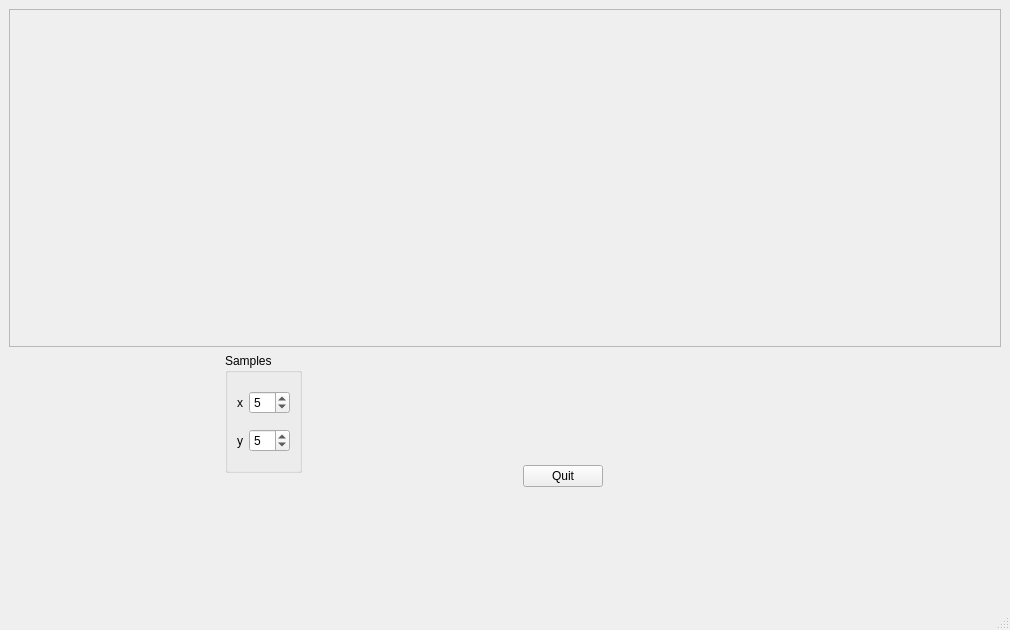
<?xml version="1.0" encoding="UTF-8"?>
<ui version="4.0">
 <class>InterpolationMainWindow</class>
 <widget class="QMainWindow" name="InterpolationMainWindow">
  <property name="geometry">
   <rect>
    <x>0</x>
    <y>0</y>
    <width>1010</width>
    <height>630</height>
   </rect>
  </property>
  <property name="sizePolicy">
   <sizepolicy hsizetype="Fixed" vsizetype="Fixed">
    <horstretch>0</horstretch>
    <verstretch>0</verstretch>
   </sizepolicy>
  </property>
  <property name="windowTitle">
   <string>MainWindow</string>
  </property>
  <widget class="QWidget" name="centralwidget">
   <layout class="QVBoxLayout" name="verticalLayout">
    <item>
     <widget class="QFrame" name="frame_4">
      <property name="minimumSize">
       <size>
        <width>0</width>
        <height>300</height>
       </size>
      </property>
      <property name="frameShape">
       <enum>QFrame::StyledPanel</enum>
      </property>
      <property name="frameShadow">
       <enum>QFrame::Raised</enum>
      </property>
      <layout class="QHBoxLayout" name="horizontalLayout_2">
       <item>
        <widget class="QFrame" name="frame1">
         <property name="sizePolicy">
          <sizepolicy hsizetype="Preferred" vsizetype="Preferred">
           <horstretch>0</horstretch>
           <verstretch>0</verstretch>
          </sizepolicy>
         </property>
         <property name="minimumSize">
          <size>
           <width>300</width>
           <height>300</height>
          </size>
         </property>
         <property name="frameShape">
          <enum>QFrame::NoFrame</enum>
         </property>
         <property name="frameShadow">
          <enum>QFrame::Raised</enum>
         </property>
         <property name="lineWidth">
          <number>1</number>
         </property>
         <layout class="QVBoxLayout" name="verticalLayout_2">
          <item>
           <widget class="QLabel" name="label1">
            <property name="sizePolicy">
             <sizepolicy hsizetype="Fixed" vsizetype="Fixed">
              <horstretch>0</horstretch>
              <verstretch>0</verstretch>
             </sizepolicy>
            </property>
            <property name="minimumSize">
             <size>
              <width>300</width>
              <height>300</height>
             </size>
            </property>
            <property name="text">
             <string/>
            </property>
           </widget>
          </item>
         </layout>
        </widget>
       </item>
       <item>
        <widget class="QFrame" name="frame2">
         <property name="sizePolicy">
          <sizepolicy hsizetype="Preferred" vsizetype="Preferred">
           <horstretch>0</horstretch>
           <verstretch>0</verstretch>
          </sizepolicy>
         </property>
         <property name="minimumSize">
          <size>
           <width>300</width>
           <height>300</height>
          </size>
         </property>
         <property name="frameShape">
          <enum>QFrame::NoFrame</enum>
         </property>
         <property name="frameShadow">
          <enum>QFrame::Raised</enum>
         </property>
         <layout class="QVBoxLayout" name="verticalLayout_3">
          <item>
           <widget class="QLabel" name="label2">
            <property name="sizePolicy">
             <sizepolicy hsizetype="Fixed" vsizetype="Fixed">
              <horstretch>0</horstretch>
              <verstretch>0</verstretch>
             </sizepolicy>
            </property>
            <property name="minimumSize">
             <size>
              <width>300</width>
              <height>300</height>
             </size>
            </property>
            <property name="text">
             <string/>
            </property>
           </widget>
          </item>
         </layout>
        </widget>
       </item>
       <item>
        <widget class="QFrame" name="frame3">
         <property name="sizePolicy">
          <sizepolicy hsizetype="Preferred" vsizetype="Preferred">
           <horstretch>0</horstretch>
           <verstretch>0</verstretch>
          </sizepolicy>
         </property>
         <property name="minimumSize">
          <size>
           <width>300</width>
           <height>300</height>
          </size>
         </property>
         <property name="frameShape">
          <enum>QFrame::NoFrame</enum>
         </property>
         <property name="frameShadow">
          <enum>QFrame::Raised</enum>
         </property>
         <layout class="QVBoxLayout" name="verticalLayout_4">
          <item>
           <widget class="QLabel" name="label3">
            <property name="sizePolicy">
             <sizepolicy hsizetype="Fixed" vsizetype="Fixed">
              <horstretch>0</horstretch>
              <verstretch>0</verstretch>
             </sizepolicy>
            </property>
            <property name="minimumSize">
             <size>
              <width>300</width>
              <height>300</height>
             </size>
            </property>
            <property name="text">
             <string/>
            </property>
           </widget>
          </item>
         </layout>
        </widget>
       </item>
      </layout>
     </widget>
    </item>
    <item>
     <layout class="QGridLayout" name="gridLayout_2">
      <item row="1" column="0" rowspan="2">
       <spacer name="horizontalSpacer">
        <property name="orientation">
         <enum>Qt::Horizontal</enum>
        </property>
        <property name="sizeHint" stdset="0">
         <size>
          <width>40</width>
          <height>20</height>
         </size>
        </property>
       </spacer>
      </item>
      <item row="1" column="3" rowspan="2">
       <spacer name="horizontalSpacer_2">
        <property name="orientation">
         <enum>Qt::Horizontal</enum>
        </property>
        <property name="sizeHint" stdset="0">
         <size>
          <width>40</width>
          <height>20</height>
         </size>
        </property>
       </spacer>
      </item>
      <item row="1" column="5" rowspan="2">
       <spacer name="horizontalSpacer_3">
        <property name="orientation">
         <enum>Qt::Horizontal</enum>
        </property>
        <property name="sizeHint" stdset="0">
         <size>
          <width>398</width>
          <height>20</height>
         </size>
        </property>
       </spacer>
      </item>
      <item row="1" column="4" rowspan="2">
       <widget class="QPushButton" name="quitButton">
        <property name="text">
         <string>Quit</string>
        </property>
       </widget>
      </item>
      <item row="1" column="2">
       <widget class="QGroupBox" name="groupBox">
        <property name="title">
         <string>Samples</string>
        </property>
        <layout class="QGridLayout" name="gridLayout">
         <item row="0" column="0">
          <widget class="QLabel" name="xSamplelabel">
           <property name="text">
            <string>x</string>
           </property>
          </widget>
         </item>
         <item row="0" column="1">
          <widget class="QSpinBox" name="xSamplesSpinBox">
           <property name="minimum">
            <number>1</number>
           </property>
           <property name="maximum">
            <number>10</number>
           </property>
           <property name="value">
            <number>5</number>
           </property>
          </widget>
         </item>
         <item row="1" column="0">
          <widget class="QLabel" name="ySampleLabel">
           <property name="text">
            <string>y</string>
           </property>
          </widget>
         </item>
         <item row="1" column="1">
          <widget class="QSpinBox" name="ySamplesSpinBox">
           <property name="minimum">
            <number>1</number>
           </property>
           <property name="maximum">
            <number>10</number>
           </property>
           <property name="value">
            <number>5</number>
           </property>
          </widget>
         </item>
        </layout>
       </widget>
      </item>
     </layout>
    </item>
   </layout>
  </widget>
  <widget class="QMenuBar" name="menubar">
   <property name="geometry">
    <rect>
     <x>0</x>
     <y>0</y>
     <width>1010</width>
     <height>25</height>
    </rect>
   </property>
  </widget>
  <widget class="QStatusBar" name="statusbar"/>
 </widget>
 <resources/>
 <connections/>
</ui>
